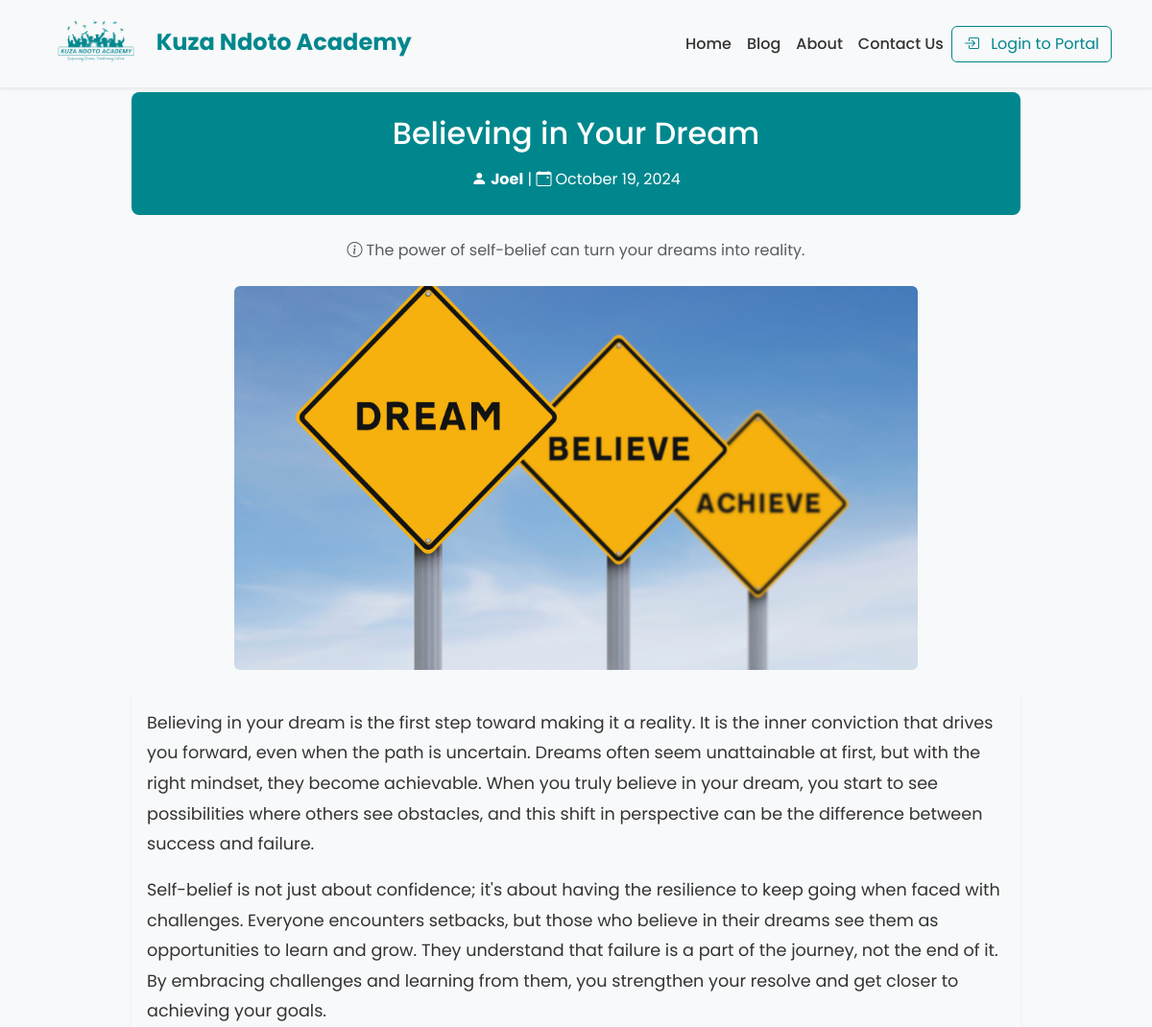
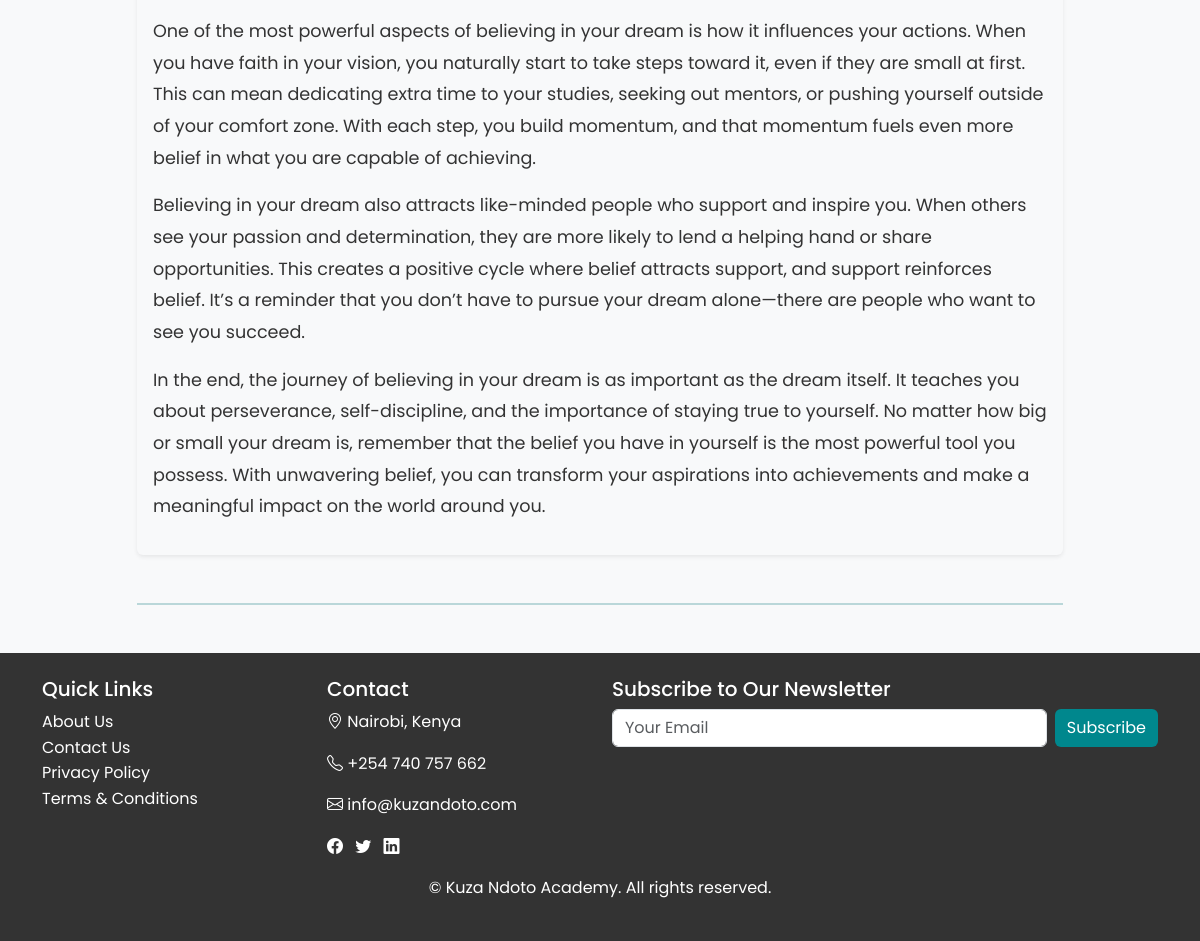
The page /post/10/ on the database its author committed (2 pictures, top to bottom).
### blog/models.py (models this page shows, shortened)
class Post(models.Model):
    title = models.CharField(max_length=100)
    description = models.CharField(max_length=250)
    content = models.TextField()
    date_posted = models.DateTimeField(default=timezone.now)
    author = models.ForeignKey(User, on_delete=models.CASCADE)
    image = models.ImageField(upload_to='post_images/', blank=True, null=True)  # New image field

### blog/views.py (the view)
# urls.py: path('post/<int:pk>/', PostDetailView.as_view(), name='post_detail'),
class PostDetailView(DetailView):
    model = Post
    template_name = 'blog/post_detail.html'
    context_object_name = 'post'

### blog/templates/blog/post_detail.html (shortened to what this page needs)
{% extends 'blog/base.html' %}
{% block content %}
<div class="container mt-5 pt-5">
    <div class="row justify-content-center">
        <div class="col-lg-10">
            <div class="text-center py-4 mb-4" style="background-color: var(--brand-color); color: white; border-radius: 8px;">
                <h2 class="mb-3">{{ post.title }}</h2>
                <p class="mb-0">
                    <i class="bi bi-person-fill me-1"></i><strong>{{ post.author }}</strong> |
                    <i class="bi bi-calendar-event me-1"></i>{{ post.date_posted |date:"F d, Y" }}
                </p>
            </div>
            {% if post.description %}
                <p class="text-center text-muted font-italic mb-4">
                    <i class="bi bi-info-circle me-1"></i>{{ post.description }}
                </p>
            {% endif %}
            {% if post.image %}
                <div class="text-center mb-4">
                    <img src="{{ post.image.url }}" alt="{{ post.title }}" class="img-fluid rounded" style="max-height: 400px; object-fit: cover;">
                </div>
            {% endif %}
            <div class="post-content mb-5 p-3 bg-light rounded shadow-sm" style="line-height: 1.8; font-size: 1.1rem;">
                {{ post.content|safe }}
            </div>
            <hr class="my-5" style="border-top: 2px solid var(--brand-hover-color);">
        </div>
    </div>
</div>
{% endblock %}

### blog/static/blog/main.css (style rules this page uses)
:root { --brand-color: #00878D; --brand-hover-color: #006f74; --background-color: #f8f9fa; --text-color: #333; }
body { font-family: 'Poppins', sans-serif; line-height: 1.6; background-color: var(--background-color); color: var(--text-color); }

### rows shown on the page
Post: title "Believing in Your Dream", author "Joel", date_posted "October 19, 2024", description "The power of self-belief can turn your dreams into reality.", image (picture), content "Believing in your dream is the first step toward making it a reality. It is the inner conviction that drives you forward, even when the path is uncertain. Dreams often seem unattainable at first, but with the right mindset, they become achievable. When you truly believe in your dream, you start to see possibilities where others see obstacles, and this shift in perspective can be the difference between success and failure. Self-belief is not just about confidence; it's about having the resilience to keep going when faced with challenges. Everyone encounters setbacks, but those who believe in their dreams see them as opportunities to learn and grow. They understand that failure is a part of…"
